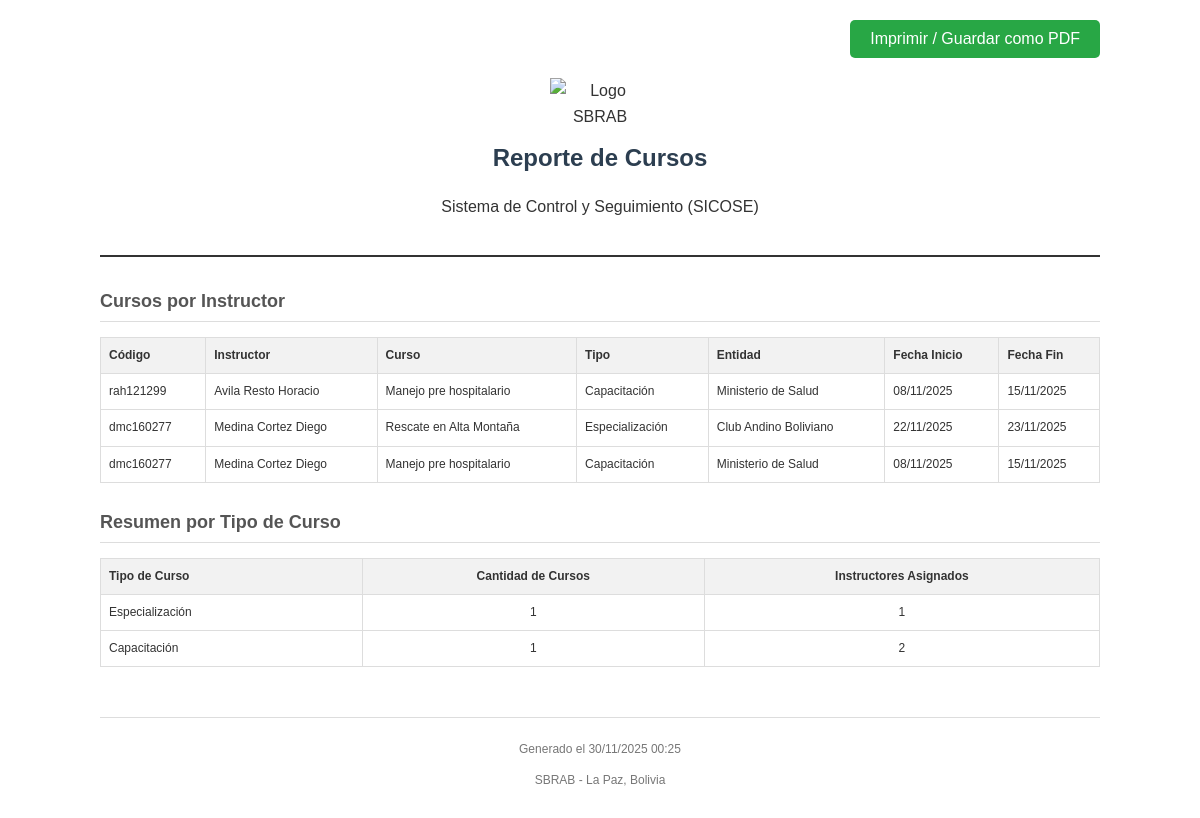
/generar_reporte_cursos.php, run on the app's committed database.
### tables this page shows
CREATE TABLE instructores (
    id INTEGER PRIMARY KEY AUTOINCREMENT,
    codigo TEXT NOT NULL UNIQUE,
    grado TEXT NOT NULL,
    nombres TEXT NOT NULL,
    apellido_paterno TEXT NOT NULL,
    apellido_materno TEXT NOT NULL,
    cedula TEXT NOT NULL,
    fecha_nacimiento DATE NOT NULL,
    especialidad TEXT NOT NULL,
    estado TEXT NOT NULL
);

CREATE TABLE cursos (
            id INTEGER PRIMARY KEY AUTOINCREMENT,
            tipo TEXT NOT NULL,
            entidad TEXT NOT NULL,
            nombre TEXT NOT NULL,
            fecha_inicio DATE NOT NULL,
            fecha_fin DATE NOT NULL,
            observaciones TEXT
        );

### generar_reporte_cursos.php (the view, shortened to what this page needs)
<?php
require_once 'data/db.php';
$params = [];
$sql = "
    SELECT
        i.codigo,
        i.nombres,
        i.apellido_paterno,
        i.apellido_materno,
        c.nombre as curso_nombre,
        c.tipo,
        c.entidad,
        c.fecha_inicio,
        c.fecha_fin,
        c.observaciones
    FROM instructor_cursos ic
    INNER JOIN instructores i ON ic.instructor_id = i.id
    INNER JOIN cursos c ON ic.curso_id = c.id
";
$sql .= " ORDER BY i.apellido_paterno ASC, c.fecha_inicio DESC";
try {
    $stmt = $pdo->prepare($sql);
    $stmt->execute($params);
    $cursos = $stmt->fetchAll(PDO::FETCH_ASSOC);
} catch (PDOException $e) {
    die("Error al cargar datos: " . $e->getMessage());
}
try {
    $sqlResumen = "
        SELECT
            c.tipo,
            COUNT(DISTINCT c.id) as total_cursos,
            COUNT(DISTINCT ic.instructor_id) as total_instructores
        FROM cursos c
        LEFT JOIN instructor_cursos ic ON c.id = ic.curso_id
        GROUP BY c.tipo
        ORDER BY total_cursos DESC
    ";
    $stmtResumen = $pdo->query($sqlResumen);
    $resumen = $stmtResumen->fetchAll(PDO::FETCH_ASSOC);
} catch (PDOException $e) {
    $resumen = [];
}
?>
<!DOCTYPE html>
<html lang="es">
<head>
</head>
<body>
    <div class="no-print" style="text-align: right;">
        <button onclick="window.print()" class="btn-print">Imprimir / Guardar como PDF</button>
    </div>
    <div class="header">
        <img src="../images/sbrab_escudo.png" alt="Logo SBRAB" class="logo">
        <h1>Reporte de Cursos</h1>
        <p>Sistema de Control y Seguimiento (SICOSE)</p>
    </div>
    <div class="section">
        <h2>Cursos por Instructor</h2>
        <table>
            <thead>
                <tr>
                    <th>Código</th>
                    <th>Instructor</th>
                    <th>Curso</th>
                    <th>Tipo</th>
                    <th>Entidad</th>
                    <th>Fecha Inicio</th>
                    <th>Fecha Fin</th>
                </tr>
            </thead>
            <tbody>
                <?php if (count($cursos) > 0): ?>
                    <?php foreach ($cursos as $row): ?>
                        <tr>
                            <td><?= htmlspecialchars($row['codigo']) ?></td>
                            <td><?= htmlspecialchars($row['apellido_paterno'] . ' ' . $row['apellido_materno'] . ' ' . $row['nombres']) ?></td>
                            <td><?= htmlspecialchars($row['curso_nombre']) ?></td>
                            <td><?= htmlspecialchars($row['tipo']) ?></td>
                            <td><?= htmlspecialchars($row['entidad']) ?></td>
                            <td><?= date('d/m/Y', strtotime($row['fecha_inicio'])) ?></td>
                            <td><?= date('d/m/Y', strtotime($row['fecha_fin'])) ?></td>
                        </tr>
                    <?php endforeach; ?>
                <?php else: ?>
                    <tr>
                        <td colspan="7" style="text-align:center;">No se encontraron resultados</td>
                    </tr>
                <?php endif; ?>
            </tbody>
        </table>
    </div>
    <div class="section">
        <h2>Resumen por Tipo de Curso</h2>
        <table>
            <thead>
                <tr>
                    <th>Tipo de Curso</th>
                    <th style="text-align:center;">Cantidad de Cursos</th>
                    <th style="text-align:center;">Instructores Asignados</th>
                </tr>
            </thead>
            <tbody>
                <?php if (count($resumen) > 0): ?>
                    <?php foreach ($resumen as $row): ?>
                        <tr>
                            <td><?= htmlspecialchars($row['tipo']) ?></td>
                            <td style="text-align:center;"><?= $row['total_cursos'] ?></td>
                            <td style="text-align:center;"><?= $row['total_instructores'] ?></td>
                        </tr>
                    <?php endforeach; ?>
                <?php else: ?>
                    <tr>
                        <td colspan="3" style="text-align:center;">No hay datos disponibles</td>
                    </tr>
                <?php endif; ?>
            </tbody>
        </table>
    </div>
    <div class="footer">
        <p>Generado el <?= date('d/m/Y H:i') ?></p>
        <p>SBRAB - La Paz, Bolivia</p>
    </div>
</body>
</html>

### generar_reporte_cursos.php (style rules this page uses)
body { font-family: Arial, sans-serif; line-height: 1.6; color: #333; max-width: 1000px; margin: 0 auto; padding: 20px; }
.header { text-align: center; margin-bottom: 30px; border-bottom: 2px solid #333; padding-bottom: 20px; }
.logo { max-width: 100px; margin-bottom: 10px; }
h1 { margin: 0; font-size: 24px; color: #2c3e50; }
h2 { font-size: 18px; color: #555; border-bottom: 1px solid #ddd; padding-bottom: 5px; margin-top: 25px; }
table { width: 100%; border-collapse: collapse; margin-top: 15px; margin-bottom: 20px; }
th, td { border: 1px solid #ddd; padding: 8px; text-align: left; font-size: 12px; }
th { background-color: #f2f2f2; font-weight: bold; }
.footer { margin-top: 50px; text-align: center; font-size: 12px; color: #777; border-top: 1px solid #ddd; padding-top: 10px; }
.btn-print { display: inline-block; background-color: #28a745; color: white; padding: 10px 20px; text-decoration: none; border-radius: 5px; margin-bottom: 20px; cursor: pointer; border: none; font-size: 16px; }

### data on the page
instructores: codigo "rah121299", apellido_paterno+apellido_materno+nombres "Avila Resto Horacio", cursos.nombre "Manejo pre hospitalario", cursos.tipo "Capacitación", cursos.entidad "Ministerio de Salud", cursos.fecha_inicio "08/11/2025", cursos.fecha_fin "15/11/2025"
instructores: codigo "dmc160277", apellido_paterno+apellido_materno+nombres "Medina Cortez Diego", cursos.nombre "Rescate en Alta Montaña", cursos.tipo "Especialización", cursos.entidad "Club Andino Boliviano", cursos.fecha_inicio "22/11/2025", cursos.fecha_fin "23/11/2025", cursos.nombre "Manejo pre hospitalario", cursos.tipo "Capacitación", cursos.entidad "Ministerio de Salud", cursos.fecha_inicio "08/11/2025", cursos.fecha_fin "15/11/2025"

### other printed values
$row['tipo'] "Especialización"
$row['total_cursos'] "1"
$row['total_instructores'] "1"
$row['tipo'] "Capacitación"
$row['total_instructores'] "2"
